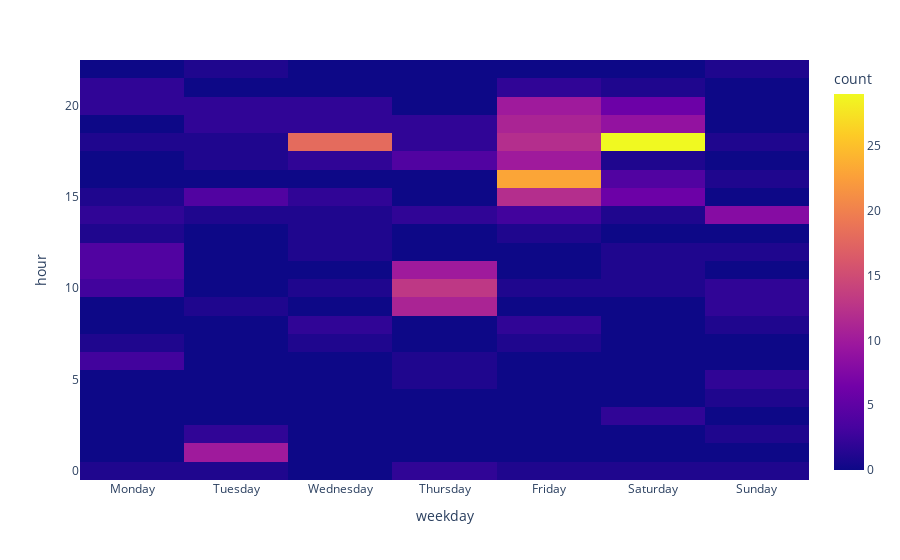

The notebook cell saved with this chart:
### Markdown cell above
### Posting distribution - duplicates

### Code cell
fig = px.density_heatmap(
    dup,
    x='weekday',
    y='hour',
    z='toot_id',
    histfunc='count',
    nbinsy=24
)
order = ['Monday','Tuesday','Wednesday','Thursday','Friday','Saturday','Sunday']

fig.update_xaxes(categoryorder='array', categoryarray=order)

fig.show()

### Figure 1 — Plotly figure (JSON) as saved in the notebook; plotly's stock layout.template omitted (floating-point values rounded to 4 significant figures; data arrays with more than 128 entries replaced by an {"elided": "..."} marker saying what was removed)
{"data": [{"coloraxis": "coloraxis", "histfunc": "count", "hovertemplate": "weekday=%{x}<br>hour=%{y}<br>count=%{z}<extra></extra>", "name": "", "nbinsy": 24, "type": "histogram2d", "x": {"elided": "306 str values"}, "xaxis": "x", "xbingroup": "x", "y": {"elided": "306 int values"}, "yaxis": "y", "ybingroup": "y", "z": {"elided": "306 int values"}}], "layout": {"coloraxis": {"colorbar": {"title": {"text": "count"}}, "colorscale": [[0, "#0d0887"], [0.1111, "#46039f"], [0.2222, "#7201a8"], [0.3333, "#9c179e"], [0.4444, "#bd3786"], [0.5556, "#d8576b"], [0.6667, "#ed7953"], [0.7778, "#fb9f3a"], [0.8889, "#fdca26"], [1, "#f0f921"]]}, "legend": {"tracegroupgap": 0}, "margin": {"t": 60}, "xaxis": {"anchor": "y", "categoryarray": ["Monday", "Tuesday", "Wednesday", "Thursday", "Friday", "Saturday", "Sunday"], "categoryorder": "array", "domain": [0, 1], "title": {"text": "weekday"}}, "yaxis": {"anchor": "x", "domain": [0, 1], "title": {"text": "hour"}}}}
